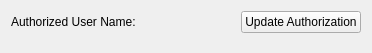
<?xml version="1.0" encoding="UTF-8"?>
<ui version="4.0">
 <class>LastFmSettings</class>
 <widget class="QWidget" name="LastFmSettings">
  <property name="geometry">
   <rect>
    <x>0</x>
    <y>0</y>
    <width>372</width>
    <height>53</height>
   </rect>
  </property>
  <property name="windowTitle">
   <string/>
  </property>
  <layout class="QVBoxLayout" name="verticalLayout">
   <item>
    <layout class="QHBoxLayout" name="horizontalLayout">
     <item>
      <widget class="QLabel" name="label">
       <property name="text">
        <string>Authorized User Name:</string>
       </property>
      </widget>
     </item>
     <item>
      <widget class="QLabel" name="lb_username">
       <property name="text">
        <string/>
       </property>
      </widget>
     </item>
     <item>
      <spacer name="horizontalSpacer_2">
       <property name="orientation">
        <enum>Qt::Horizontal</enum>
       </property>
       <property name="sizeHint" stdset="0">
        <size>
         <width>40</width>
         <height>20</height>
        </size>
       </property>
      </spacer>
     </item>
     <item>
      <widget class="QPushButton" name="pb_authentication">
       <property name="text">
        <string>Update Authorization</string>
       </property>
      </widget>
     </item>
    </layout>
   </item>
   <item>
    <spacer name="verticalSpacer">
     <property name="orientation">
      <enum>Qt::Vertical</enum>
     </property>
     <property name="sizeHint" stdset="0">
      <size>
       <width>20</width>
       <height>10</height>
      </size>
     </property>
    </spacer>
   </item>
  </layout>
 </widget>
 <resources/>
 <connections/>
</ui>
